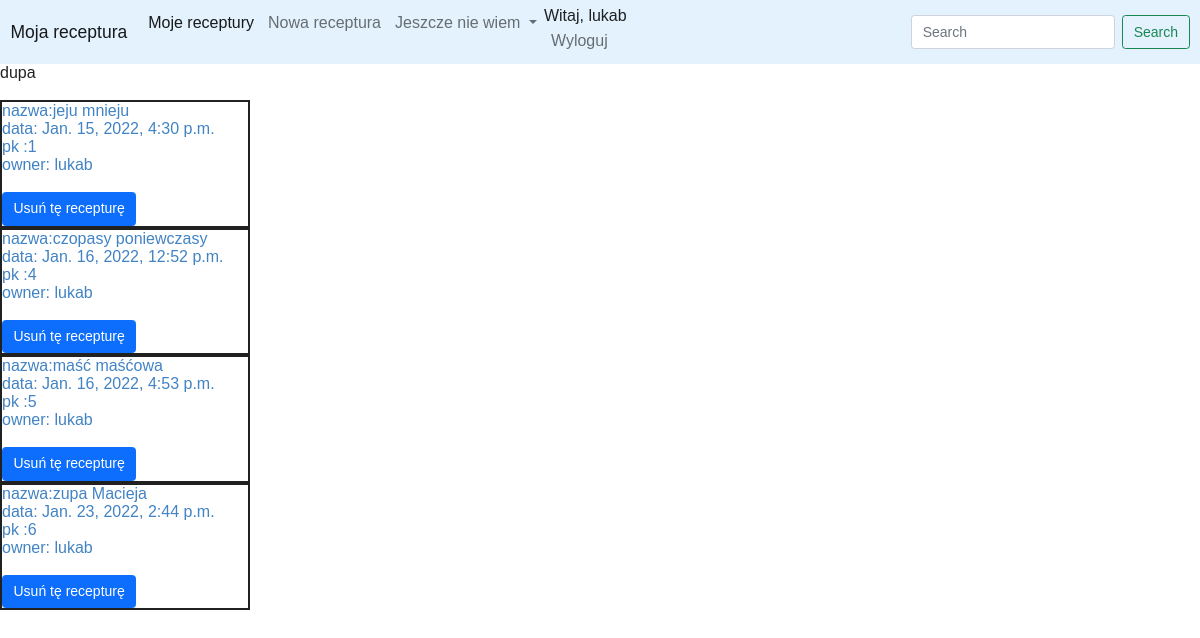
Page /mojerec (signed in) on the earlier database version.
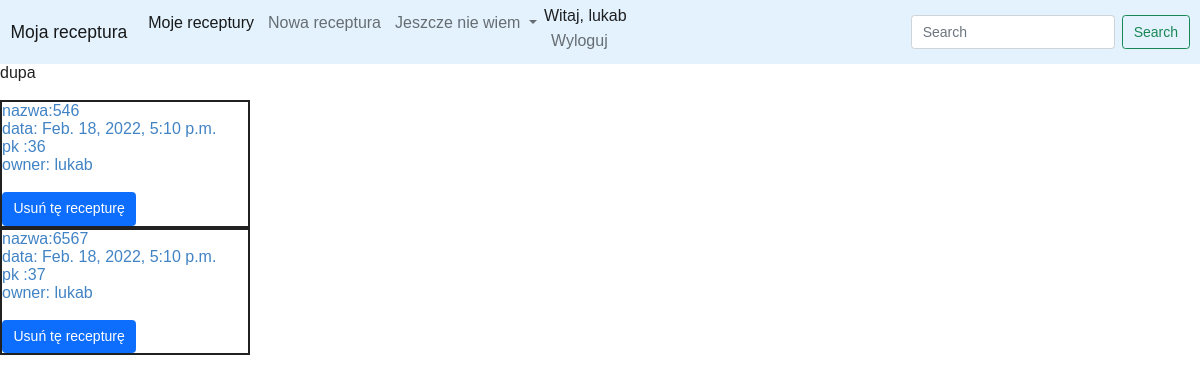
Same page on the later database version.
### recipes/models.py (models this page shows, shortened)
class Receptura (models.Model):
    rodzaje=(('1','Maść'),('2','czopki i globulki'),('3','receptura płynna'))
    czop_czy_glob=(('1','czopki'),('2','globulki'))
    tak_czy_nie = (('1', 'tak'), ('2', 'nie'))
    nazwa=models.CharField( max_length=30)
    date=models.DateTimeField(auto_now_add=True)
    rodzaj=models.TextField(choices=rodzaje,blank=True, null=True)
    czopki_czy_globulk=models.TextField(choices=czop_czy_glob, blank=True, null=True)
    ilosc_czop_glob = models.CharField(max_length=40, blank=True, null=True, default='')
    masa_docelowa_czop_glob = models.CharField(max_length=40, blank=True, null=True, default='')
    czy_ilosc_oleum_pomnozyc =models.TextField(choices=czop_czy_glob, blank=True, null=True)
    ilosc_masci =models.CharField(max_length=40, blank=True, null=True, default='')
    ilosc_gramow = models.CharField(max_length=40, blank=True, null=True, default='')
    owner=models.ForeignKey(User,on_delete=models.CASCADE)

### recipes/views.py (the view)
# urls.py: path('mojerec',views.mojeRec,name='mojerec'),
def mojeRec (request):
    moje_receptury=Receptura.objects.filter(owner=request.user).order_by('date')
    context={'receptury':moje_receptury}
    return render(request,'mojerec.html',context)

### templates/mojerec.html (shortened to what this page needs)
<!DOCTYPE html>
<html lang="en">
<head>
</head>
<body>
{% extends 'base.html' %}
{% block content %}
dupa
<br><br>
{% for i in receptury %}
<div class="cont">
<a href="{% url 'receptura' i.id %}">
  nazwa:{{ i.nazwa }}
<br>
  data: {{ i.date }}
<br>
  pk :{{ i.pk }}
<br>
    owner: {{i.owner}}
<br>
<br>
</a>
<button type="button" class="btn btn-primary" data-bs-toggle="modal" data-bs-target="#exampleModal">
  Usuń tę recepturę
</button>
</div>
{% endfor %}
{% endblock %}

### templates/base.html (shortened to what this page needs)
{% load static %}
<!DOCTYPE html>
<html lang="en">
<head>
    <link href="https://cdn.jsdelivr.net/npm/bootstrap@5.0.2/dist/css/bootstrap.min.css" rel="stylesheet">
    <link rel="stylesheet" href="https://cdn.jsdelivr.net/npm/semantic-ui@2.4.2/dist/semantic.min.css">
    <link rel="stylesheet"  href="{% static 'style.css' %}" />
</head>
<body>
<nav class="navbar navbar-expand-lg navbar-light" style="background-color: #e3f2fd;">
  <div class="container-fluid">
    <a class="navbar-brand" href="{% url 'home' %}">Moja receptura</a>
    <div class="collapse navbar-collapse" id="navbarSupportedContent">
      <ul class="navbar-nav me-auto mb-2 mb-lg-0">
        <li class="nav-item">
          <a class="nav-link active" aria-current="page" href="{% url 'mojerec' %}" >Moje receptury</a>
        </li>
        <li class="nav-item">
          <a class="nav-link" href="{% url 'dodajrec' %}">Nowa receptura</a>
        </li>
        <li class="nav-item dropdown">
          <a class="nav-link dropdown-toggle" href="#" id="navbarDropdown" role="button" data-bs-toggle="dropdown" aria-expanded="false">
            Jeszcze nie wiem      </a>
        </li>
        <li class="nav-item">
          {% if user.is_authenticated %}
          Witaj, {{ user.username}}
          <a class="nav-link" href="{% url 'users:logout' %}">Wyloguj</a>
          {% else %}
          <a class="nav-link" href="{% url 'users:login' %}">Zaloguj</a>
          <a class="nav-link" href="{% url 'users:register' %}">Zarejestruj</a>
          {% endif %}
        </li>
      </ul>
      <form class="d-flex">
        <input class="form-control me-2" type="search" placeholder="Search" aria-label="Search">
        <button class="btn btn-outline-success" type="submit">Search</button>
      </form>
    </div>
  </div>
</nav>
{% block content %}
{% endblock content %}
</body>
</html>

### static/style.css (style rules this page uses)
* { box-sizing: border-box; }
body { font: 16px Arial; }
.cont { border: 2px solid; width:250px; }

Differences in the rows shown:
removed Receptura: nazwa "jeju mnieju", date "Jan. 15, 2022, 4:30 p.m.", pk "1", owner "lukab"
removed Receptura: nazwa "czopasy poniewczasy", date "Jan. 16, 2022, 12:52 p.m.", pk "4", owner "lukab"
removed Receptura: nazwa "maść maśćowa", date "Jan. 16, 2022, 4:53 p.m.", pk "5", owner "lukab"
removed Receptura: nazwa "zupa Macieja", date "Jan. 23, 2022, 2:44 p.m.", pk "6", owner "lukab"
added Receptura: nazwa "546", date "Feb. 18, 2022, 5:10 p.m.", pk "36", owner "lukab"
added Receptura: nazwa "6567", date "Feb. 18, 2022, 5:10 p.m.", pk "37", owner "lukab"
